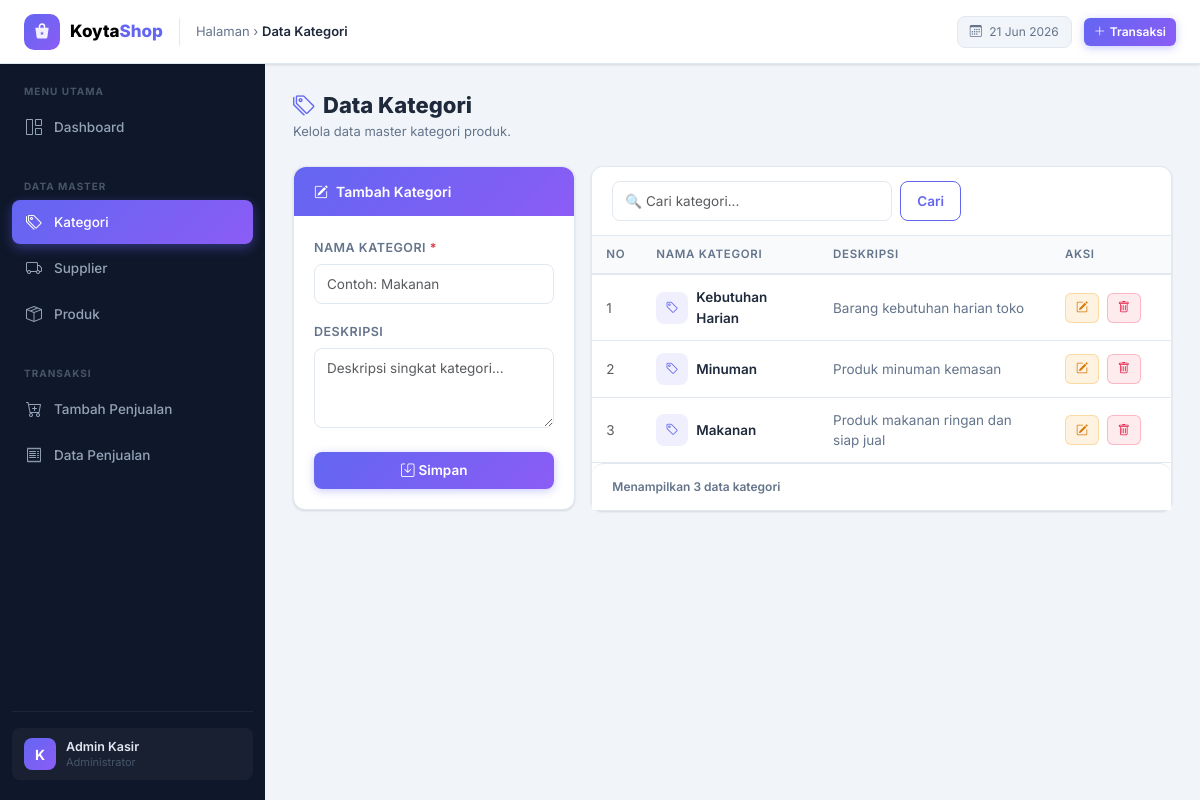
Page /index.php?page=data_kategori on the committed database.
### tables this page shows
CREATE TABLE kategori (
    id INT AUTO_INCREMENT PRIMARY KEY,
    nama_kategori VARCHAR(100) NOT NULL,
    deskripsi TEXT NULL,
    created_at TIMESTAMP DEFAULT CURRENT_TIMESTAMP
);

### helpers.php (called while the page is built, shortened)
<?php
function e($value): string
{
    return htmlspecialchars((string) $value, ENT_QUOTES, 'UTF-8');
}

### classes/Kategori.php (called while the page is built, shortened)
<?php
class Kategori
{
    private PDO $conn;
    private string $table = "kategori";
    public function __construct(PDO $db)
    {
        $this->conn = $db;
    }
    public function getAll(string $keyword = ""): array
    {
        $stmt = $this->conn->prepare("SELECT * FROM {$this->table} ORDER BY id DESC");
        $stmt->execute();
        return $stmt->fetchAll();
    }
}

### pages/data_kategori.php (the view, shortened to what this page needs)
<?php
$keyword = trim($_GET['keyword'] ?? '');
$editId  = isset($_GET['id']) ? (int) $_GET['id'] : 0;
$formData = ['id' => '', 'nama_kategori' => '', 'deskripsi' => ''];
$dataKategori = $kategoriModel->getAll($keyword);
?>
<div class="page-header">
    <div>
        <h3><i class="bi bi-tags me-2" style="color:var(--accent)"></i>Data Kategori</h3>
        <p class="subtitle">Kelola data master kategori produk.</p>
    </div>
</div>
<div class="row g-3">
    <div class="col-lg-4">
        <div class="card">
            <div class="card-header accent">
                <i class="bi bi-pencil-square me-2"></i><?= $editId > 0 ? 'Edit Kategori' : 'Tambah Kategori' ?>
            </div>
            <div class="card-body">
                <form method="post" action="proses_kategori.php">
                    <div class="mb-3">
                        <label class="form-label">Nama Kategori <span class="text-danger">*</span></label>
                        <input type="text" name="nama_kategori" class="form-control"
                               value="<?= e($formData['nama_kategori']) ?>"
                               placeholder="Contoh: Makanan" required>
                    </div>
                    <div class="mb-4">
                        <label class="form-label">Deskripsi</label>
                        <textarea name="deskripsi" class="form-control" rows="3"
                                  placeholder="Deskripsi singkat kategori..."><?= e($formData['deskripsi']) ?></textarea>
                    </div>
                    <div class="d-flex gap-2">
                        <button type="submit" class="btn btn-primary flex-fill">
                            <i class="bi bi-save me-1"></i><?= $editId > 0 ? 'Update' : 'Simpan' ?>
                        </button>
                    </div>
                </form>
            </div>
        </div>
    </div>
    <div class="col-lg-8">
        <div class="card">
            <div class="card-header">
                <form class="d-flex gap-2 filter-area" method="get">
                    <input type="search" name="keyword" class="form-control"
                           placeholder="&#128269; Cari kategori..." value="<?= e($keyword) ?>" style="max-width:280px">
                    <button type="submit" class="btn btn-outline-primary">Cari</button>
                </form>
            </div>
            <div class="card-body p-0">
                <div class="table-responsive">
                    <table class="table mb-0">
                        <thead>
                            <tr>
                                <th style="width:50px">No</th>
                                <th>Nama Kategori</th>
                                <th>Deskripsi</th>
                                <th style="width:120px">Aksi</th>
                            </tr>
                        </thead>
                        <tbody>
                            <?php if (!empty($dataKategori)) : ?>
                                <?php $no = 1; foreach ($dataKategori as $row) : ?>
                                    <tr>
                                        <td class="text-muted"><?= $no++ ?></td>
                                        <td>
                                            <div class="d-flex align-items-center gap-2">
                                                <div style="width:32px;height:32px;border-radius:8px;background:var(--accent-light);display:flex;align-items:center;justify-content:center;color:var(--accent);flex-shrink:0">
                                                    <i class="bi bi-tag" style="font-size:13px"></i>
                                                </div>
                                                <span style="font-weight:600"><?= e($row['nama_kategori']) ?></span>
                                            </div>
                                        </td>
                                        <td style="color:var(--text-muted)"><?= e($row['deskripsi']) ?: '<em>—</em>' ?></td>
                                        <td>
                                            <a href="index.php?page=data_kategori&id=<?= e($row['id']) ?>" class="btn btn-warning btn-sm me-1" title="Edit">
                                                <i class="bi bi-pencil-square"></i>
                                            </a>
                                            <a href="hapus_kategori.php?id=<?= e($row['id']) ?>" class="btn btn-danger btn-sm"
                                               title="Hapus" onclick="return confirm('Yakin ingin menghapus kategori ini?')">
                                                <i class="bi bi-trash"></i>
                                            </a>
                                        </td>
                                    </tr>
                                <?php endforeach; ?>
                            <?php endif; ?>
                        </tbody>
                    </table>
                </div>
            </div>
            <?php if (!empty($dataKategori)) : ?>
                <div class="card-header" style="border-top:1px solid var(--border-color);border-bottom:none;font-size:12px;color:var(--text-muted)">
                    Menampilkan <?= count($dataKategori) ?> data kategori
                </div>
            <?php endif; ?>
        </div>
    </div>
</div>

### index.php (style rules this page uses)
:root { --sidebar-bg: #0f172a; --sidebar-hover: rgba(99, 102, 241, 0.15); --sidebar-active-bg: linear-gradient(135deg, #6366f1, #8b5cf6); --sidebar-text: #94a3b8; --sidebar-text-active: #ffffff; --sidebar-width: 265px; --accent: #6366f1; --accent-hover: #4f46e5; --accent-light: rgba(99, 102, 241, 0.1); --color-green: #10b981; --color-amber: #f59e0b; --color-rose: #f43f5e; --color-sky: #0ea5e9; --color-purple: #8b5cf6; --color-indigo: #6366f1; --bg-body: #f1f5f9; --bg-card: #ffffff; --border-color: #e2e8f0; --text-main: #1e293b; --text-muted: #64748b; --radius-sm: 8px; --radius-md: 12px; --radius-lg: 16px; --shadow-sm: 0 1px 3px rgba(0,0,0,.08), 0 1px 2px rgba(0,0,0,.05); --shadow-md: 0 4px 16px rgba(0,0,0,.08); --shadow-lg: 0 10px 40px rgba(0,0,0,.12); --transition: all .2s ease; }
*, *::before, *::after { box-sizing: border-box; }
body { font-family: 'Inter', sans-serif; background: var(--bg-body); color: var(--text-main); min-height: 100vh; font-size: 14px; }
.card { border: 1px solid var(--border-color); border-radius: var(--radius-md); box-shadow: var(--shadow-sm); background: var(--bg-card); transition: var(--transition); }
.card-header { border-bottom: 1px solid var(--border-color); border-radius: var(--radius-md) var(--radius-md) 0 0 !important; padding: 14px 20px; font-weight: 600; font-size: 14px; background: var(--bg-card) !important; }
.card-header.accent { background: linear-gradient(135deg, #6366f1, #8b5cf6) !important; color: #fff; border-bottom: none; }
.card-body { padding: 20px; }
.table { font-size: 13.5px; border-color: var(--border-color); margin-bottom: 0; }
.table thead th { background: #f8fafc; color: var(--text-muted); font-weight: 600; font-size: 11.5px; text-transform: uppercase; letter-spacing: .06em; border-bottom: 2px solid var(--border-color); padding: 10px 14px; white-space: nowrap; }
.table tbody td { padding: 12px 14px; border-color: var(--border-color); vertical-align: middle; color: var(--text-main); }
.table tbody tr { transition: background .15s ease; }
.btn { font-family: 'Inter', sans-serif; font-weight: 600; font-size: 13.5px; border-radius: var(--radius-sm); transition: var(--transition); padding: 8px 16px; }
.btn-primary { background: linear-gradient(135deg, #6366f1, #8b5cf6); border: none; color: #fff; box-shadow: 0 2px 8px rgba(99,102,241,.35); }
.btn-warning { background: rgba(245,158,11,.12); border: 1px solid rgba(245,158,11,.3); color: #d97706; }
.btn-danger { background: rgba(244,63,94,.1); border: 1px solid rgba(244,63,94,.3); color: #e11d48; }
.btn-outline-primary { border: 1px solid var(--accent); color: var(--accent); background: transparent; }
.btn-sm { padding: 5px 10px; font-size: 12px; border-radius: 6px; }
.form-label { font-size: 12.5px; font-weight: 600; color: var(--text-muted); margin-bottom: 6px; text-transform: uppercase; letter-spacing: .04em; }
.form-control, .form-select { font-family: 'Inter', sans-serif; font-size: 13.5px; border: 1.5px solid var(--border-color); border-radius: var(--radius-sm); padding: 9px 12px; transition: var(--transition); background: var(--bg-card); color: var(--text-main); }
.page-header { display: flex; align-items: flex-start; justify-content: space-between; flex-wrap: wrap; gap: 12px; margin-bottom: 24px; }
.page-header h3 { font-size: 22px; font-weight: 800; color: var(--text-main); margin: 0 0 4px 0; line-height: 1.2; }
.page-header .subtitle { font-size: 13px; color: var(--text-muted); margin: 0; }

### rows in the picture
kategori: nama_kategori "Kebutuhan Harian", deskripsi "Barang kebutuhan harian toko"
kategori: nama_kategori "Minuman", deskripsi "Produk minuman kemasan"
kategori: nama_kategori "Makanan", deskripsi "Produk makanan ringan dan siap jual"

### other values in the picture
$currentTitle "Data Kategori"
count($dataKategori) "3"
